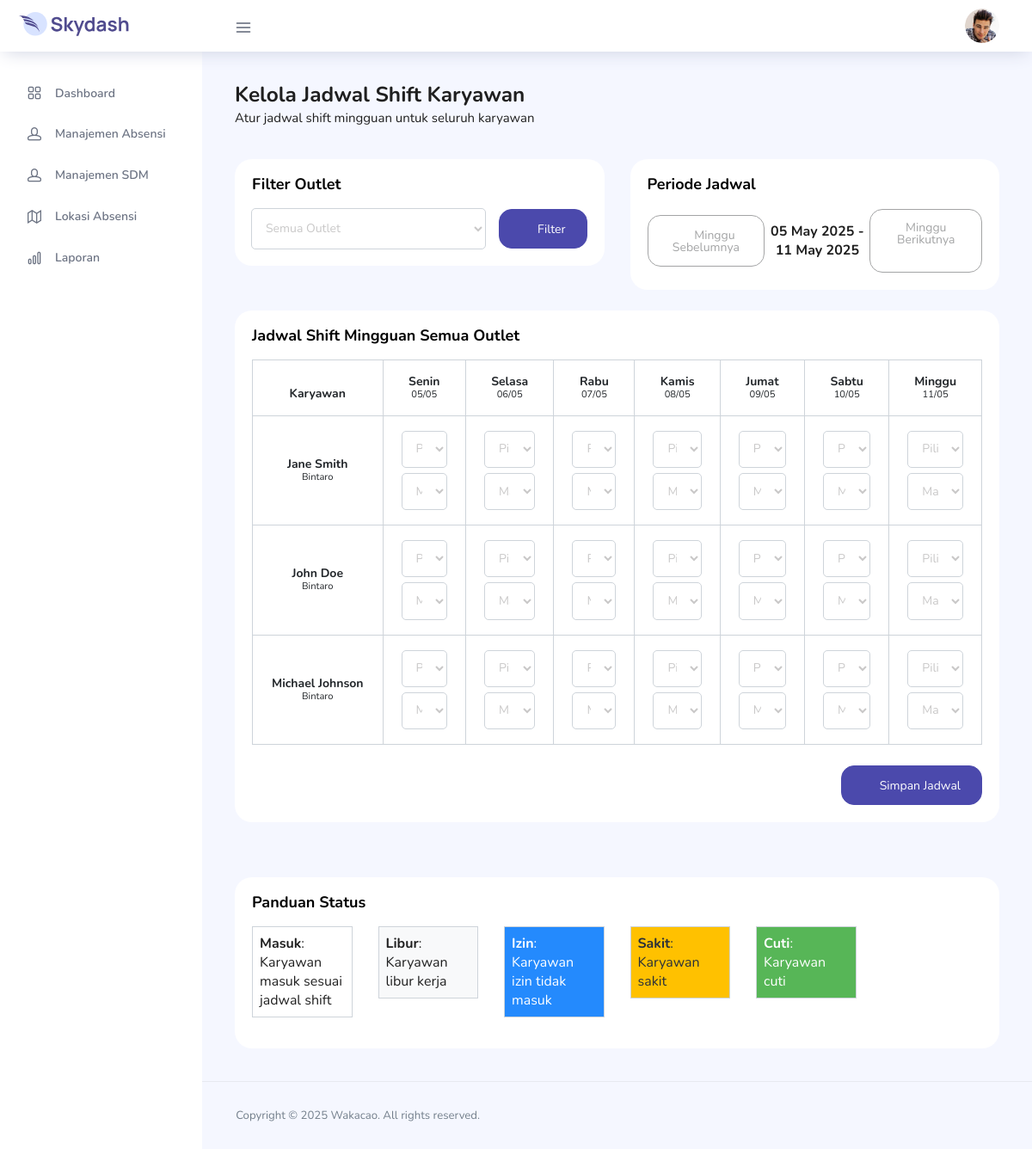
Page /admin/manage_schedule.php (signed in) on the earlier database version.
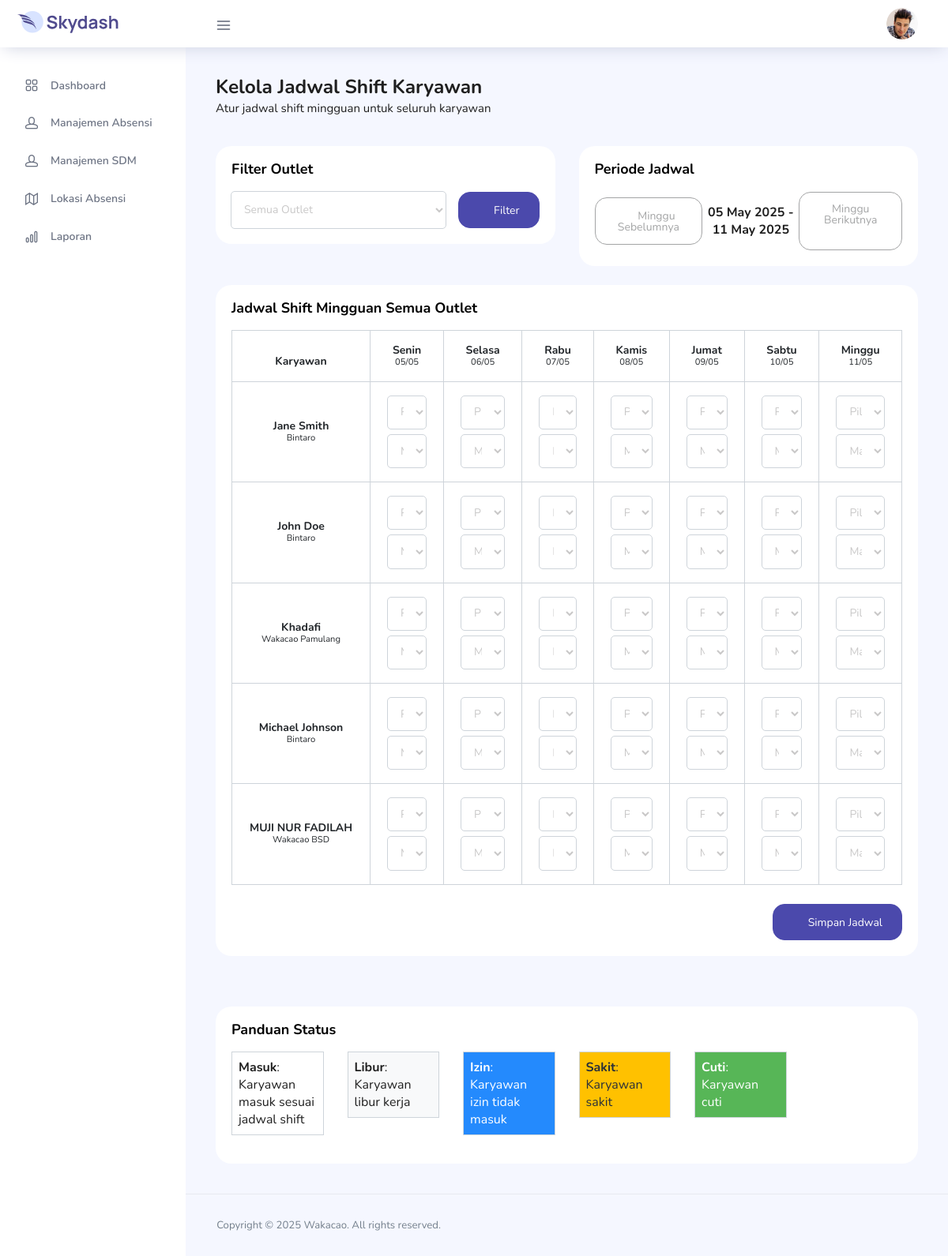
Same page on the later database version.
### tables this page shows
CREATE TABLE `users` (
  `id` int(11) NOT NULL,
  `id_karyawan` varchar(10) NOT NULL,
  `nama` varchar(100) NOT NULL,
  `email` varchar(100) NOT NULL,
  `password` varchar(255) NOT NULL,
  `outlet` varchar(50) NOT NULL,
  `role` enum('admin','karyawan','supervisor') NOT NULL DEFAULT 'karyawan',
  `created_at` timestamp NOT NULL DEFAULT current_timestamp(),
  `updated_at` timestamp NOT NULL DEFAULT current_timestamp() ON UPDATE current_timestamp()
);

### admin/manage_schedule.php (the view, shortened to what the changed rows need)
<?php
require_once '../config.php';
$selectedOutlet = isset($_GET['outlet']) ? sanitize($_GET['outlet']) : '';
$query_karyawan = "SELECT id_karyawan, nama, outlet FROM users WHERE role = 'karyawan'";
$query_karyawan .= " ORDER BY nama";
$result_karyawan = mysqli_query($koneksi, $query_karyawan);
$karyawan_list = [];
if ($result_karyawan) {
    while ($row = mysqli_fetch_assoc($result_karyawan)) {
        $karyawan_list[] = $row;
    }
}
$today = new DateTime();
$weekStart = clone $today;
$weekStart->modify('this week monday');
$jadwal_karyawan = [];
$dayNames = ['Senin', 'Selasa', 'Rabu', 'Kamis', 'Jumat', 'Sabtu', 'Minggu'];
?>
<!DOCTYPE html>
<html lang="en">
<head>
  <link rel="stylesheet" href="../vendors/feather/feather.css">
  <link rel="stylesheet" href="../vendors/ti-icons/css/themify-icons.css">
  <link rel="stylesheet" href="../vendors/css/vendor.bundle.base.css">
  <link rel="stylesheet" href="../vendors/datatables.net-bs4/dataTables.bootstrap4.css">
  <link rel="stylesheet" href="../css/vertical-layout-light/style.css">
</head>
<body>
      <?php include 'sidebar.php'; ?>
      <div class="main-panel">
        <div class="content-wrapper">
          <div class="row">
            <div class="col-md-12 grid-margin stretch-card">
              <div class="card">
                <div class="card-body">
                  <?php if (count($karyawan_list) > 0): ?>
                  <form method="POST" action="">
                    <div class="table-responsive">
                      <table class="table table-bordered schedule-table">
                        <thead>
                          <tr>
                            <th>Karyawan</th>
                            <?php
                            for ($i = 0; $i < 7; $i++) {
                                $currentDate = clone $weekStart;
                                $currentDate->modify("+$i days");
                                echo '<th>' . $dayNames[$i] . '<br><small>' . $currentDate->format('d/m') . '</small></th>';
                            }
                            ?>
                          </tr>
                        </thead>
                        <tbody>
                          <?php foreach ($karyawan_list as $karyawan): ?>
                          <tr>
                            <td>
                              <strong><?php echo $karyawan['nama']; ?></strong>
                              <br>
                              <small><?php echo $karyawan['outlet']; ?></small>
                            </td>
                            <?php for ($i = 0; $i < 7; $i++): ?>
                            <td class="shift-cell">
                              <select name="jadwal[<?php echo $karyawan['id_karyawan']; ?>][<?php echo $i; ?>][shift]" class="form-control form-control-sm mb-2">
                                <option value="">Pilih Shift</option>
                              </select>
                              <select name="jadwal[<?php echo $karyawan['id_karyawan']; ?>][<?php echo $i; ?>][status]" class="form-control form-control-sm">
                                <option value="masuk" <?php
                                  echo isset($jadwal_karyawan[$karyawan['id_karyawan']][$i]) &&
                                       $jadwal_karyawan[$karyawan['id_karyawan']][$i]['status'] == 'masuk' ? 'selected' : '';
                                ?>>Masuk</option>
                              </select>
                            </td>
                            <?php endfor; ?>
                          </tr>
                          <?php endforeach; ?>
                        </tbody>
                      </table>
                    </div>
                  </form>
                  <?php else: ?>
                  <div class="alert alert-info">
                    <?php echo !empty($selectedOutlet) ? 'Tidak ada karyawan di outlet ' . $selectedOutlet : 'Tidak ada karyawan yang tersedia'; ?>
                  </div>
                  <?php endif; ?>
                </div>
              </div>
            </div>
          </div>
        </div>
      </div>
    </div>
</body>
</html>

Differences in the rows shown:
added users: nama "Khadafi", outlet "Wakacao Pamulang", id_karyawan "Masuk"
added users: nama "MUJI NUR FADILAH", outlet "Wakacao BSD", id_karyawan "Masuk"
